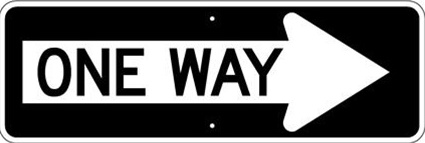
#> input picture images/oneway.jpg, 425 x 143 px
$ python -i turnRectNoFeature.py   (imports and definitions only)
#> lines starting #> are read from the running program, lines starting #| are printed output that depends on the picture; after the words box and inside, x2 and y2 are one past the last pixel; in counts of white or black regions, pixels touching at a corner belong together
#> further down, picture is the input picture: shape (143, 425, 3); min 0, max 255, mean 101.6
#/usr/bin/env python
import numpy as np
import cv2
import argparse
import rospy

# python turnRectangle.py -i ./images/oneway.jpg -l "One-Way-Sign" -s 0

# Construct the argument parser and parse the arguments
#ap = argparse.ArgumentParser()
# Image size is proportional to algorithm frame processing speed - bigger pictures cause more frame lag
#ap.add_argument("-i",
#                "--image",
#                required=True,
#                help="path to the static image that will be processed for keypoints")
#ap.add_argument("-l",
#                "--label",
#                help="string to label the object found in the camera feed" )
#ap.add_argument("-s",
#                "--source",
#                type=int,
#                help="optional argument for choosing a specific camera source (-1,0,1,2,3)")
#args = vars(ap.parse_args())

def orb_det(source):
    MIN_MATCH_COUNT = 1
    cropCoor = ((0,0),(0,0))

    # Reads source for cam feed if specific source is passed in
    #    if args["source"] is not None:
    #        cam = cv2.VideoCapture(args["source"])
    #        pass
    #
    #    else:
    #        # Reads in source for cam feed
    #        feed = 0
    #        for src in range(-1, 4):
    #            temp = cv2.VideoCapture(src)
    #            ret_val, testImg = temp.read()
    #            if testImg is None:
    #                pass
    #            else:
    #                feed = src
    #                temp.release()
    #                break
    #
    #        # if VideoCapture(feed) doesn't work, manually try -1, 0, 1, 2, 3 (if none of those work,
    #        # the webcam's not supported!)
    #        cam = cv2.VideoCapture(feed)

    # Reads in the image
    img1 = cv2.imread('./images/oneway.jpg', 0)
#> img1: shape (143, 425); min 0, max 255, mean 101.6

    orb_box = None

    # [9 lines of commented-out code are left out]
    label = "Oneway"

    try:
        #TODO Initiate each detector
        orb = cv2.ORB_create()
    except AttributeError:
        print("Install 'opencv-contrib-python' for access to the xfeatures2d module")

    #TODO Compute keypoints
    kp, des = orb.detectAndCompute(img1, None)
#> kp = 286 keypoints; strongest (x, y, size): (200, 94, 44.6), (387, 72, 31), (262, 64, 31), (190, 49, 44.6)

    #TODO Brute Force matcher creates BFMatcher object for use below
    bf = cv2.BFMatcher(cv2.NORM_HAMMING, crossCheck = False)

    frame = source

    if frame is None:             # Did we get an image at all?
        pass


    ################################################### Feature Detection

    kp_s, des_s = orb.detectAndCompute(frame, None)
#> kp_s has the same summary as kp
    max_val = 0
    min_val = 0
    max_loc = 0
    min_loc = 0
    r = 0

    if(len(kp) >= 2 and len(kp_s) >= 2):
        # Uses the FLANN algorithm to search for nearest neighbors between elements of two images
        # faster than the BFMatcher for larger datasets
        #TODO
        matches = bf.knnMatch(des, des_s, k = 2)
#> matches = 286 matches

    if des_s is None and len(matches) == 0:
        pass

    # Store all the good matches (based off Lowe's ratio test)
    good = []
    for k, pair in enumerate(matches):
        try:
            (m, n) = pair
            if m.distance < 0.75 * n.distance:
                good.append(m)
        except ValueError:
            pass
#> after the loop, good = 286 matches

    # When there are enough matches, we convert the keypoints to floats in order to draw them later
    if len(good) >= MIN_MATCH_COUNT:
        try:
            dst_pts = np.float32([ kp_s[m.trainIdx].pt for m in good ]).reshape(-1,1,2)
#> dst_pts = 286 rows, first 8: [287, 39], [54, 47], [48, 48], [59, 48], [250, 48], [275, 48], [78, 49], [84, 49]
            src_pts = np.float32([ kp[m.queryIdx].pt for m in good ]).reshape(-1,1,2)
#> src_pts has the same summary as dst_pts
        except IndexError:
            pass

        # Homography adds a degree of rotation/translation invariance by mapping the transformation
        # of points between two images
        M, mask = cv2.findHomography(src_pts, dst_pts, cv2.RANSAC, 5.0)
#> M = [[1, 1e-15, -3.58e-14], [3.29e-17, 1, -4.68e-14], [2.39e-19, 7.7e-18, 1]]; mask = 286 values from 1 to 1
        matchesMask = mask.ravel().tolist()
#> matchesMask = 286 values from 1 to 1

        h, w = img1.shape
#> h = 143; w = 425
        # pts = np.float32([ [0,0],[0,h-1],[w-1,h-1],[w-1,0] ]).reshape(-1,1,2)
        pts = np.float32([ [0,0],[0,h-2],[w-2,h-2],[w-2,0] ]).reshape(-1,1,2)
#> pts = [[0, 0], [0, 141], [423, 141], [423, 0]]

        if M is not None:
            dst = cv2.perspectiveTransform(pts, M)
#> dst = [[-3.58e-14, -4.68e-14], [1.06e-13, 141], [423, 141], [423, -3.29e-14]]
            intDst = np.int32(dst)
#> intDst = [[0, 0], [0, 141], [423, 141], [423, 0]]

            # Polylines is an alternative bounding shape around the largest area of recognition
            #cv2.polylines(frame,[np.int32(dst)],True,(255, 0, 0), 2, cv2.LINE_AA)

            # Draws a bounding box around the area of most matched points
            cv2.rectangle(frame, (intDst[0][0][0], intDst[0][0][1]), (intDst[2][0][0], intDst[2][0][1]), (0, 0, 255), 4, cv2.LINE_AA, 0)
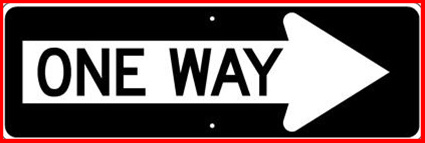
#> frame: shape (143, 425, 3); 8.28% of pixels changed, all inside (x1, y1, x2, y2) = (0, 0, 425, 143)
            orb_box = frame[intDst[0][0][1]:intDst[2][0][1], intDst[0][0][0]:intDst[2][0][0]]
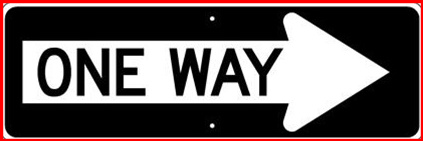
#> orb_box: shape (141, 423, 3); mean B, G, R 87.7, 87.7, 100.7
            #            print(orb_box)
            cv2.putText(frame, label, (dst[0][0][0], dst[0][0][1]) , cv2.FONT_HERSHEY_TRIPLEX, 1.0, (0, 0, 255), lineType = cv2.LINE_AA )
#> frame: shape (143, 425, 3); 0.07% of pixels changed, all inside (x1, y1, x2, y2) = (108, 3, 119, 9)

        else:
            matchesMask = None

    else:
        #print ("Not enough matches are found - %d/%d" % (len(good),MIN_MATCH_COUNT))
        matchesMask = None

    # # Stops crashing but slows processing
    # if (len(kp) <= 0 or len(kp_s) <= 0 or len(matches) == 0 or len(good) == 0):
    #     continue

    draw_params = dict(matchColor = (0,255,0), # draw matches in green color
                       singlePointColor = None,
                       matchesMask = matchesMask, # draw only inliers
                       flags = 2)
#> draw_params = 4 items

    try:
       # Option of slicing the 'good' list to display a certain number of matches (ex. good[:6])
       # Take out draw_params if we do not want to draw matches
        src = cv2.cvtColor(frame, cv2.COLOR_BGR2GRAY)
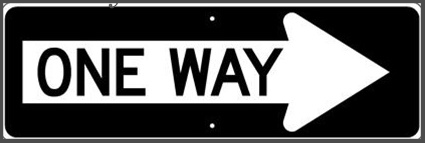
#> src: shape (143, 425); min 0, max 255, mean 91.3
        frame = cv2.drawMatches(img1, kp, frame, kp_s, good, None, **draw_params)
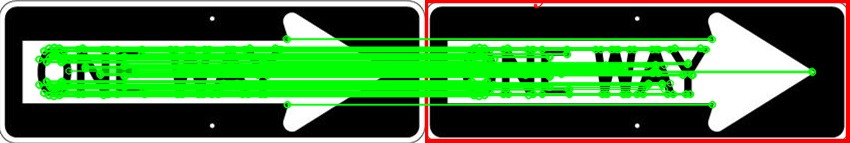
#> frame: shape (143, 850, 3); mean B, G, R 58.6, 120.7, 67
    except cv2.error:
        pass
# [25 lines of commented-out code are left out]


    if orb_box is not None:
        threshold = 0.6
        img_bgr = orb_box
        #        print(img_bgr.shape)
        img_gray = cv2.cvtColor(img_bgr, cv2.COLOR_BGR2GRAY)
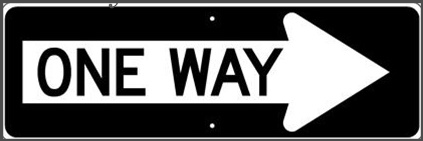
#> img_gray: shape (141, 423); min 0, max 255, mean 91.6
        #        bw = cv2.threshold(img_gray, 100, 255, cv2.THRESH_BINARY)[1]
#        print(img_bgr.shape)
        template = cv2.imread("./images/LEFT.png",0)
#> (the run stopped early here; a loop or call above may not have finished)
